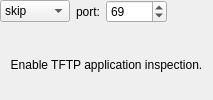
         <widget class="QWidget" name="label708">
          <attribute name="title">
           <string>tftp</string>
          </attribute>
          <layout class="QGridLayout">
           <property name="margin">
            <number>0</number>
           </property>
           <item row="1" column="0" colspan="4">
            <widget class="QLabel" name="label710">
             <property name="text">
              <string>Enable TFTP application inspection.</string>
             </property>
             <property name="alignment">
              <set>Qt::AlignCenter</set>
             </property>
             <property name="wordWrap">
              <bool>true</bool>
             </property>
            </widget>
           </item>
           <item row="0" column="2">
            <widget class="QSpinBox" name="pix_tftp_port">
             <property name="minimum">
              <number>1</number>
             </property>
             <property name="maximum">
              <number>65535</number>
             </property>
             <property name="value">
              <number>69</number>
             </property>
            </widget>
           </item>
           <item row="0" column="1">
            <widget class="QLabel" name="label709">
             <property name="text">
              <string>port:</string>
             </property>
             <property name="alignment">
              <set>Qt::AlignCenter</set>
             </property>
             <property name="wordWrap">
              <bool>false</bool>
             </property>
             <property name="buddy">
              <cstring>pix_ctiqbe_port</cstring>
             </property>
            </widget>
           </item>
           <item row="0" column="3">
            <spacer>
             <property name="orientation">
              <enum>Qt::Horizontal</enum>
             </property>
             <property name="sizeType">
              <enum>QSizePolicy::Expanding</enum>
             </property>
             <property name="sizeHint" stdset="0">
              <size>
               <width>40</width>
               <height>20</height>
              </size>
             </property>
            </spacer>
           </item>
           <item row="0" column="0">
            <widget class="QComboBox" name="pix_tftp_switch">
             <item>
              <property name="text">
               <string>skip</string>
              </property>
             </item>
             <item>
              <property name="text">
               <string>enable</string>
              </property>
             </item>
             <item>
              <property name="text">
               <string>disable</string>
              </property>
             </item>
            </widget>
           </item>
          </layout>
         </widget>
